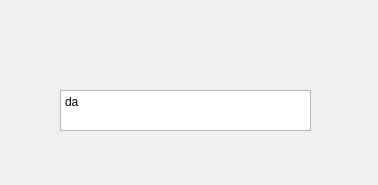
<?xml version="1.0" encoding="UTF-8"?>
<ui version="4.0">
 <class>messagebox</class>
 <widget class="QWidget" name="messagebox">
  <property name="geometry">
   <rect>
    <x>0</x>
    <y>0</y>
    <width>378</width>
    <height>185</height>
   </rect>
  </property>
  <property name="windowTitle">
   <string>Form</string>
  </property>
  <widget class="QPlainTextEdit" name="plainTextEdit">
   <property name="geometry">
    <rect>
     <x>60</x>
     <y>90</y>
     <width>251</width>
     <height>41</height>
    </rect>
   </property>
   <property name="plainText">
    <string>da</string>
   </property>
  </widget>
 </widget>
 <resources/>
 <connections/>
</ui>
